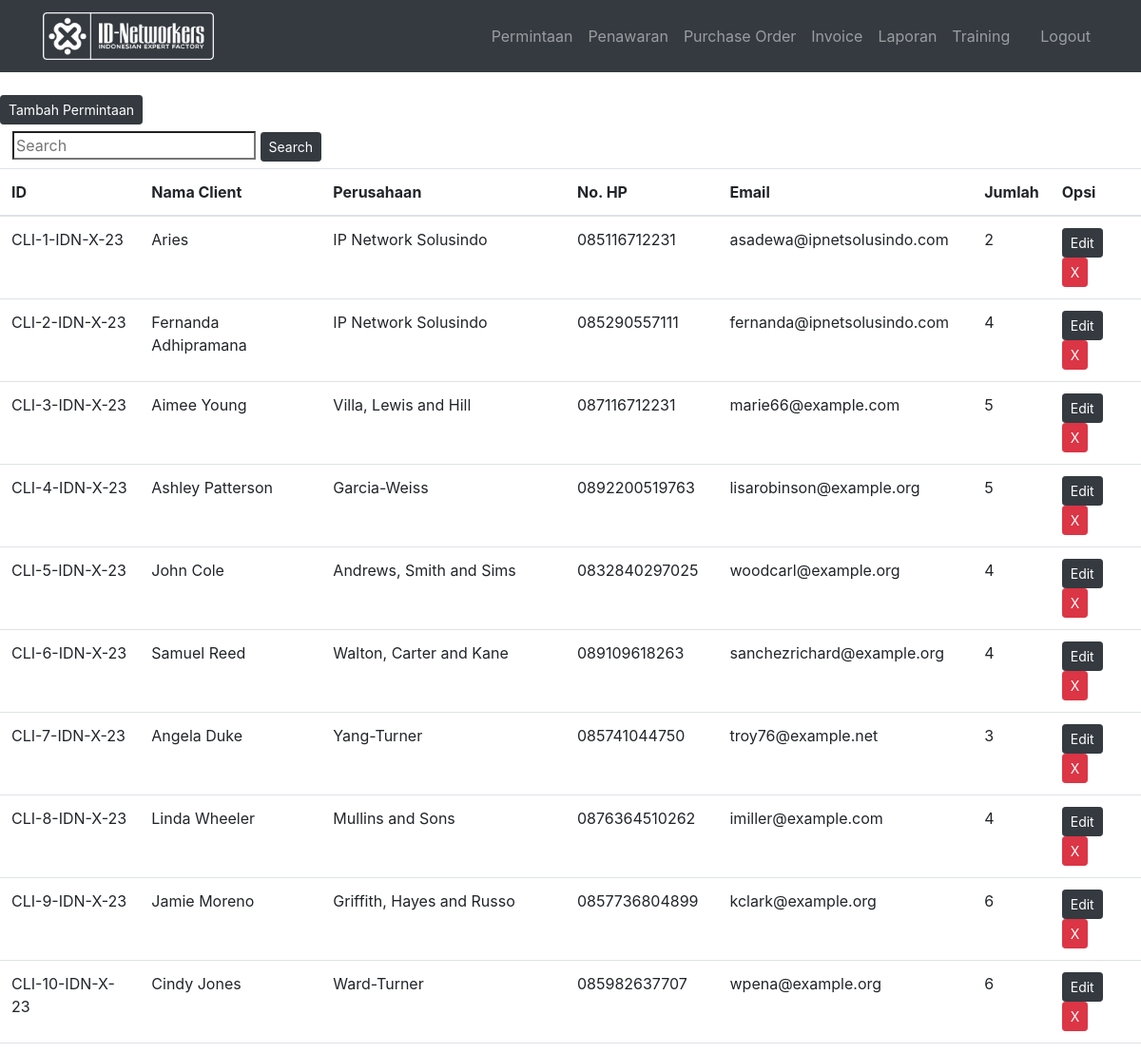
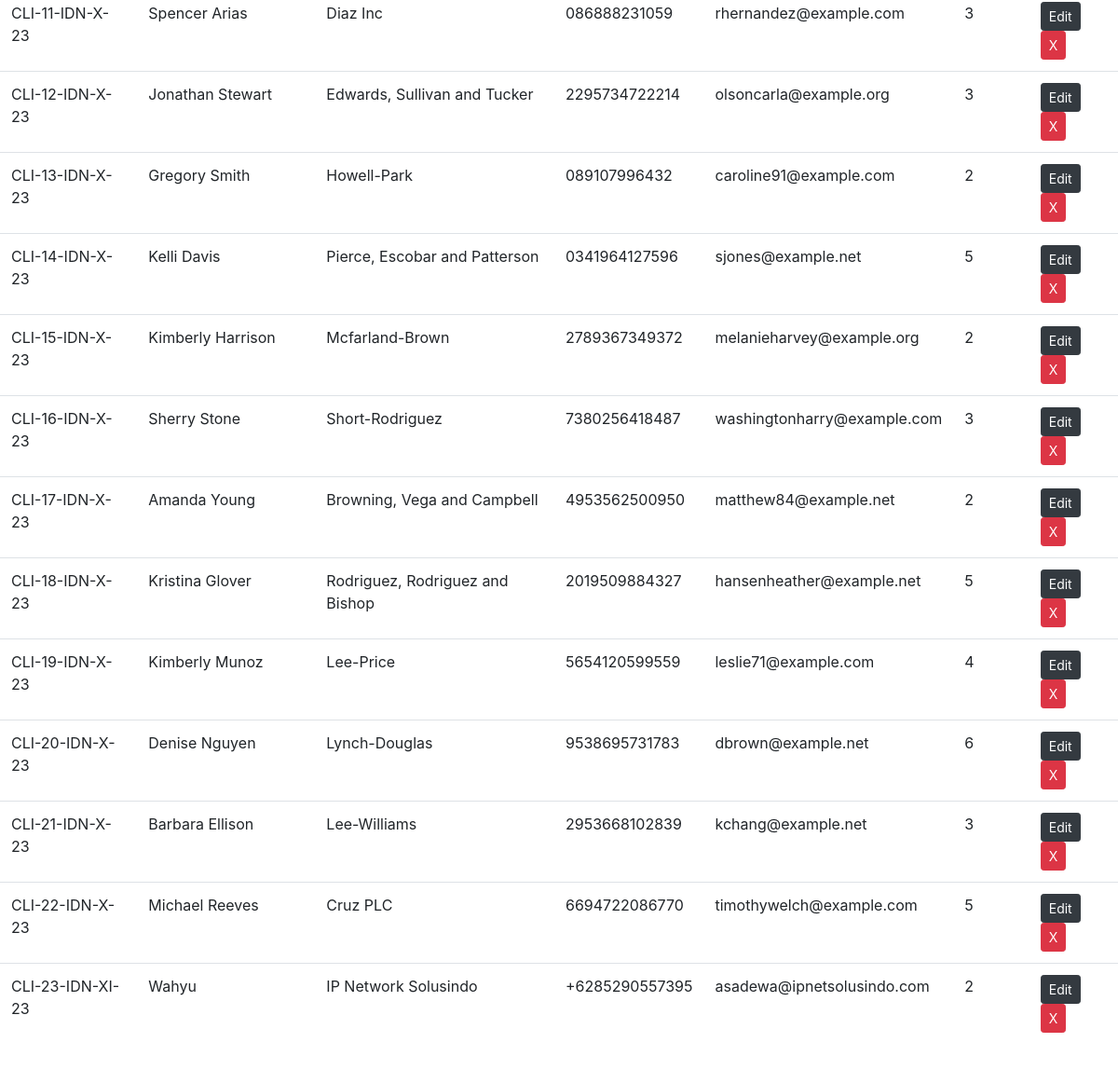
The page /display_permintaan (signed in) on the database its author committed (2 pictures, top to bottom).
### IDN_APP/models.py (models this page shows, shortened)
class Permintaan(models.Model):
    def number():
        a = "CLI"
        x = str(datetime.datetime.now()).split("-")
        b = "IDN"
        c = x[0][2]+x[0][3]
        if x[1] == '01':
            rom = "I"
        elif x[1] == '02':
            rom = "II"
        elif x[1] == '03':
            rom = "III"
        elif x[1] == '04':
            rom = "IV"
        elif x[1] == '05':
            rom = "V"
        elif x[1] == '06':
            rom = "VI"
        elif x[1] == '07':
            rom = "VII"
        elif x[1] == '08':
            rom = "VIII"
        elif x[1] == '09':
            rom = "IX"
        elif x[1] == '10':
            rom = "X"
        elif x[1] == '11':
            rom = "XI"
        else:
            rom = "XII"
        no = Permintaan.objects.count()
        if no == None:
            final = a+"-"+str(1)+"-"+b+"-"+rom+"-"+c
            return final
        else:
            final = a+"-"+str(no + 1)+"-"+b+"-"+rom+"-"+c
            return final
    no_permintaan = models.CharField(max_length=20,default=number)
    nama_client = models.CharField(max_length=50)
    alamat = models.CharField(max_length=80,default='')
    perusahaan = models.CharField(max_length=25)
    no_hp = models.CharField(max_length=15)
    email = models.EmailField()
    jumlah_permintaan = models.IntegerField(blank=False)

### IDN_APP/views.py (the view)
# urls.py: re_path(r'^display_permintaan$', display_permintaan, name='display_permintaan'),
@login_required
def display_permintaan(request):
    permintaans = Permintaan.objects.all()
    context = {'permintaans':permintaans,'header':'Permintaan'}
    return render(request, 'permintaan.html', context)

### IDN_APP/templates/permintaan.html (shortened to what this page needs)
{% extends 'base.html' %}
{% block body %}
<br>
<a href="{% url 'add_permintaan' %}" class="btn btn-dark btn-sm" role="button">Tambah Permintaan</a>
<br>
<form method="POST" action="" class="btn">
 <input
    type="search"
    placeholder="Search"
    name="search_query"
    required aria-label="Search"
 >
 <button class="btn btn-dark btn-sm" type="submit">Search</button>
</form>
<table class="table table-hover">
  <thead>
    <tr>
      <th>ID</th>
      <th>Nama Client</th>
      <th>Perusahaan</th>
      <th>No. HP</th>
      <th>Email</th>
      <th>Jumlah</th>
      <th>Opsi</th>
    </tr>
  </thead>
<tbody>
{% for permintaan in permintaans %}
<tr>
  <td>{{permintaan.no_permintaan}}</td>
  <td>{{permintaan.nama_client}}</td>
  <td>{{permintaan.perusahaan}}</td>
  <td>{{permintaan.no_hp}}</td>
  <td>{{permintaan.email}}</td>
  <td>{{permintaan.jumlah_permintaan}}</td>
  <td>
    <a href="{% url 'edit_permintaan' permintaan.pk %}" class="btn btn-dark btn-sm" role="button">Edit</a>
    <a href="{% url 'delete_permintaan' permintaan.pk %}" class="btn btn-danger btn-sm" role="button">X</a>
  </td>
</tr>
{% endfor %}
</tbody>
</table>
{% endblock %}

### rows shown on the page
Permintaan: no_permintaan "CLI-1-IDN-X-23", nama_client "Aries", perusahaan "IP Network Solusindo", no_hp "085116712231", email "asadewa@ipnetsolusindo.com", jumlah_permintaan "2"
Permintaan: no_permintaan "CLI-2-IDN-X-23", nama_client "Fernanda Adhipramana", perusahaan "IP Network Solusindo", no_hp "085290557111", email "fernanda@ipnetsolusindo.com", jumlah_permintaan "4"
Permintaan: no_permintaan "CLI-3-IDN-X-23", nama_client "Aimee Young", perusahaan "Villa, Lewis and Hill", no_hp "087116712231", email "marie66@example.com", jumlah_permintaan "5"
Permintaan: no_permintaan "CLI-4-IDN-X-23", nama_client "Ashley Patterson", perusahaan "Garcia-Weiss", no_hp "0892200519763", email "lisarobinson@example.org", jumlah_permintaan "5"
Permintaan: no_permintaan "CLI-5-IDN-X-23", nama_client "John Cole", perusahaan "Andrews, Smith and Sims", no_hp "0832840297025", email "woodcarl@example.org", jumlah_permintaan "4"
Permintaan: no_permintaan "CLI-6-IDN-X-23", nama_client "Samuel Reed", perusahaan "Walton, Carter and Kane", no_hp "089109618263", email "sanchezrichard@example.org", jumlah_permintaan "4"
Permintaan: no_permintaan "CLI-7-IDN-X-23", nama_client "Angela Duke", perusahaan "Yang-Turner", no_hp "085741044750", email "troy76@example.net", jumlah_permintaan "3"
Permintaan: no_permintaan "CLI-8-IDN-X-23", nama_client "Linda Wheeler", perusahaan "Mullins and Sons", no_hp "0876364510262", email "imiller@example.com", jumlah_permintaan "4"
Permintaan: no_permintaan "CLI-9-IDN-X-23", nama_client "Jamie Moreno", perusahaan "Griffith, Hayes and Russo", no_hp "0857736804899", email "kclark@example.org", jumlah_permintaan "6"
Permintaan: no_permintaan "CLI-10-IDN-X-23", nama_client "Cindy Jones", perusahaan "Ward-Turner", no_hp "085982637707", email "wpena@example.org", jumlah_permintaan "6"
Permintaan: no_permintaan "CLI-11-IDN-X-23", nama_client "Spencer Arias", perusahaan "Diaz Inc", no_hp "086888231059", email "rhernandez@example.com", jumlah_permintaan "3"
Permintaan: no_permintaan "CLI-12-IDN-X-23", nama_client "Jonathan Stewart", perusahaan "Edwards, Sullivan and Tucker", no_hp "2295734722214", email "olsoncarla@example.org", jumlah_permintaan "3"
Permintaan: no_permintaan "CLI-13-IDN-X-23", nama_client "Gregory Smith", perusahaan "Howell-Park", no_hp "089107996432", email "caroline91@example.com", jumlah_permintaan "2"
Permintaan: no_permintaan "CLI-14-IDN-X-23", nama_client "Kelli Davis", perusahaan "Pierce, Escobar and Patterson", no_hp "0341964127596", email "sjones@example.net", jumlah_permintaan "5"
Permintaan: no_permintaan "CLI-15-IDN-X-23", nama_client "Kimberly Harrison", perusahaan "Mcfarland-Brown", no_hp "2789367349372", email "melanieharvey@example.org", jumlah_permintaan "2"
Permintaan: no_permintaan "CLI-16-IDN-X-23", nama_client "Sherry Stone", perusahaan "Short-Rodriguez", no_hp "7380256418487", email "washingtonharry@example.com", jumlah_permintaan "3"
Permintaan: no_permintaan "CLI-17-IDN-X-23", nama_client "Amanda Young", perusahaan "Browning, Vega and Campbell", no_hp "4953562500950", email "matthew84@example.net", jumlah_permintaan "2"
Permintaan: no_permintaan "CLI-18-IDN-X-23", nama_client "Kristina Glover", perusahaan "Rodriguez, Rodriguez and Bishop", no_hp "2019509884327", email "hansenheather@example.net", jumlah_permintaan "5"
Permintaan: no_permintaan "CLI-19-IDN-X-23", nama_client "Kimberly Munoz", perusahaan "Lee-Price", no_hp "5654120599559", email "leslie71@example.com", jumlah_permintaan "4"
Permintaan: no_permintaan "CLI-20-IDN-X-23", nama_client "Denise Nguyen", perusahaan "Lynch-Douglas", no_hp "9538695731783", email "dbrown@example.net", jumlah_permintaan "6"
Permintaan: no_permintaan "CLI-21-IDN-X-23", nama_client "Barbara Ellison", perusahaan "Lee-Williams", no_hp "2953668102839", email "kchang@example.net", jumlah_permintaan "3"
Permintaan: no_permintaan "CLI-22-IDN-X-23", nama_client "Michael Reeves", perusahaan "Cruz PLC", no_hp "6694722086770", email "timothywelch@example.com", jumlah_permintaan "5"
Permintaan: no_permintaan "CLI-23-IDN-XI-23", nama_client "Wahyu", perusahaan "IP Network Solusindo", no_hp "+6285290557395", email "asadewa@ipnetsolusindo.com", jumlah_permintaan "2"
